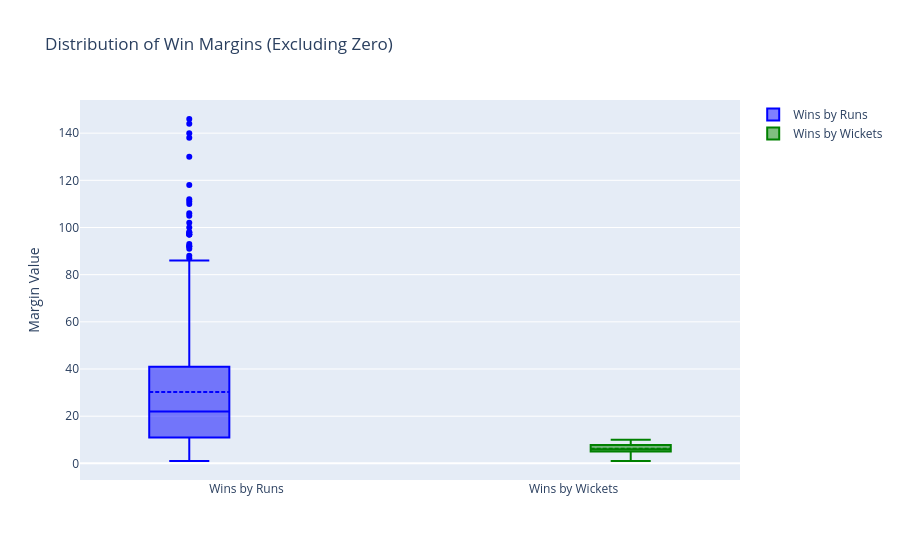

Notebook cell for this chart:
### Markdown cell above
---

<a id="data-cleaning"></a>
## 4. Data Cleaning

Handle missing values, correct data types, standardize team names (franchise renames across seasons), and manage potential outliers.

<div class="alert alert-warning">
<strong>Why cleaning matters:</strong> IPL data spans 17 seasons. Teams have been renamed (e.g., Delhi Daredevils -> Delhi Capitals), venues have changed names, and some matches have incomplete records (no result, abandoned). Standardizing these ensures consistent analysis.
</div>

### Code cell
print("\n---------- 3. DATA CLEANING (Matches Data) ----------")

# 3.1 Handle missing values
print("\n3.1 Handling missing values (Matches)")
# First, make a copy to preserve the original data
matches_clean = matches_df.copy()

# Handle missing winner, result, result_margin, player_of_match based on context
# If 'result' is 'tie' or 'no result', winner might be NaN legitimately.
# Fill 'winner' and 'player_of_match' for 'no result' matches
no_result_indices = matches_clean[matches_clean['result'] == 'no result'].index
matches_clean.loc[no_result_indices, 'winner'] = matches_clean.loc[no_result_indices, 'winner'].fillna('No Result')
matches_clean.loc[no_result_indices, 'player_of_match'] = matches_clean.loc[no_result_indices, 'player_of_match'].fillna('Not Awarded')

# Fill remaining NaNs in winner/player_of_match where a result exists (might indicate data entry issue)
# For simplicity, filling with 'Unknown' or 'Not Awarded'
matches_clean['winner'] = matches_clean['winner'].fillna('Unknown')
matches_clean['player_of_match'] = matches_clean['player_of_match'].fillna('Not Awarded')

# Fill missing city with 'Unknown'
matches_clean['city'] = matches_clean['city'].fillna('Unknown')

# Fill missing result_margin with 0 (assuming 0 margin if NaN)
matches_clean['result_margin'] = matches_clean['result_margin'].fillna(0)

# Handle method (like DL) - Fill NaN method with 'Normal'
matches_clean['method'] = matches_clean['method'].fillna('Normal')

# Fill missing umpires with 'Unknown'
matches_clean['umpire1'] = matches_clean['umpire1'].fillna('Unknown')
matches_clean['umpire2'] = matches_clean['umpire2'].fillna('Unknown')

# Derive win_by_runs and win_by_wickets from result and result_margin
matches_clean['win_by_runs'] = np.where(
    matches_clean['result'] == 'runs',
    matches_clean['result_margin'],
    0
).astype(int)

matches_clean['win_by_wickets'] = np.where(
    matches_clean['result'] == 'wickets',
    matches_clean['result_margin'],
    0
).astype(int)

# Check remaining missing values
print("\nRemaining missing values after cleaning (Matches):")
print(matches_clean.isnull().sum())


# 3.2 Fix data types (Matches)
print("\n3.2 Fixing data types (Matches)")
# Convert date to datetime
matches_clean['date'] = pd.to_datetime(matches_clean['date'], format='%Y-%m-%d')

# Extract date components
matches_clean['year'] = matches_clean['date'].dt.year
matches_clean['month'] = matches_clean['date'].dt.month
matches_clean['day'] = matches_clean['date'].dt.day
matches_clean['day_of_week'] = matches_clean['date'].dt.dayofweek  # Monday=0, Sunday=6
matches_clean['is_weekend'] = matches_clean['day_of_week'].isin([5, 6]).astype(int)  # 5=Saturday, 6=Sunday

# Convert season to starting year
matches_clean['season_year'] = matches_clean['season'].astype(str).str.split('/').str[0].astype(int)

# Convert boolean-like columns
matches_clean['super_over'] = matches_clean['super_over'].map({'Y': 1, 'N': 0}).fillna(0).astype(int)
# Add a DL applied column based on method
matches_clean['dl_applied'] = np.where(matches_clean['method'] == 'D/L', 1, 0).astype(int)

print("\nMatches Data types after conversion:")
print(matches_clean.dtypes[['date', 'year', 'month', 'day', 'day_of_week',
                            'is_weekend', 'season_year', 'super_over',
                            'dl_applied', 'win_by_runs', 'win_by_wickets']])


# 3.3 Check and fix inconsistencies (Matches)
print("\n3.3 Checking and fixing inconsistencies (Matches)")
print("\nUnique team names in team1:")
print(sorted(matches_clean['team1'].unique()))

# Standardize team names across seasons
team_name_mapping = {
    'Rising Pune Supergiants': 'Rising Pune Supergiant',
    'Royal Challengers Bengaluru': 'Royal Challengers Bangalore',  # Renamed in 2024, standardize to historical name
}

# Apply team name corrections to all relevant columns
matches_clean['team1'] = matches_clean['team1'].replace(team_name_mapping)
matches_clean['team2'] = matches_clean['team2'].replace(team_name_mapping)
matches_clean['toss_winner'] = matches_clean['toss_winner'].replace(team_name_mapping)
matches_clean['winner'] = matches_clean['winner'].replace(team_name_mapping)

# Update batting/bowling teams in deliveries_df too
deliveries_df['batting_team'] = deliveries_df['batting_team'].replace(team_name_mapping)
deliveries_df['bowling_team'] = deliveries_df['bowling_team'].replace(team_name_mapping)

print("\nStandardized team names:")
print(sorted(matches_clean['team1'].unique()))


# 3.4 Handling outliers (Matches)
print("\n3.4 Handling outliers (Matches)")

# Create boxplots for derived win_by_runs and win_by_wickets
fig = go.Figure()
fig.add_trace(go.Box(
    y=matches_clean[matches_clean['win_by_runs'] > 0]['win_by_runs'],  # Filter 0 values
    name='Wins by Runs',
    boxmean=True,
    marker_color='blue'
))
fig.add_trace(go.Box(
    y=matches_clean[matches_clean['win_by_wickets'] > 0]['win_by_wickets'],  # Filter 0 values
    name='Wins by Wickets',
    boxmean=True,
    marker_color='green'
))
fig.update_layout(
    title='Distribution of Win Margins (Excluding Zero)',
    yaxis_title='Margin Value',
    boxmode='group'
)
fig.show()
print("No outlier removal needed as extreme values are valid cricket match outcomes.")


# 3.5 Data Cleaning (Deliveries)
print("\n3.5 Data Cleaning (Deliveries)")
# Convert relevant columns to numeric, coercing errors
num_cols_del = ['batsman_runs', 'extra_runs', 'total_runs', 'is_wicket']
for col in num_cols_del:
    deliveries_df[col] = pd.to_numeric(deliveries_df[col], errors='coerce').fillna(0)

# Ensure IDs are consistent types if merging later
matches_clean['id'] = matches_clean['id'].astype(int)
deliveries_df['match_id'] = deliveries_df['match_id'].astype(int)

print("Deliveries data types checked/converted.")
print(deliveries_df[num_cols_del + ['match_id']].dtypes)

### Figure 1 — Plotly figure (JSON) as saved in the notebook; plotly's stock layout.template omitted (floating-point values rounded to 4 significant figures; data arrays with more than 128 entries replaced by an {"elided": "..."} marker saying what was removed)
{"data": [{"boxmean": true, "marker": {"color": "blue"}, "name": "Wins by Runs", "type": "box", "y": {"elided": "531 int values"}}, {"boxmean": true, "marker": {"color": "green"}, "name": "Wins by Wickets", "type": "box", "y": {"elided": "615 int values"}}], "layout": {"boxmode": "group", "title": {"text": "Distribution of Win Margins (Excluding Zero)"}, "yaxis": {"title": {"text": "Margin Value"}}}}
